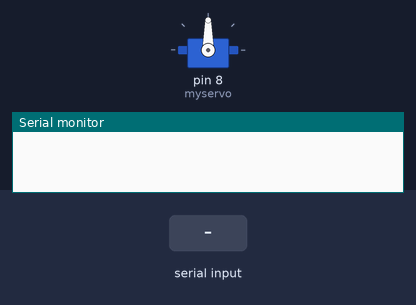
The sketch below on a simulated Arduino Uno, built with avr-gcc and run on an emulated ATmega328P. Shown: servo, the last lines printed to the serial monitor. The inputs (shaded band) are chosen by the test bench.

Above: at 1.2 s.
1.3 s: "90,45\n" received over the second serial link
At 1.7 s:
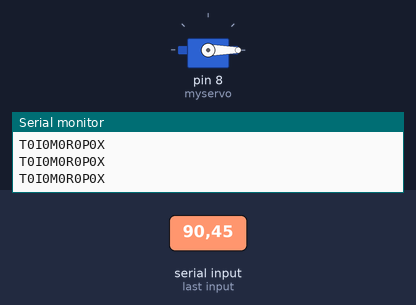
2.8 s: "90,45\n" received over Serial
4.4 s: "30,150\n" received over the second serial link
Timing chart, 0 to 7.4 s (numbered marks = the images above; inputs shaded):
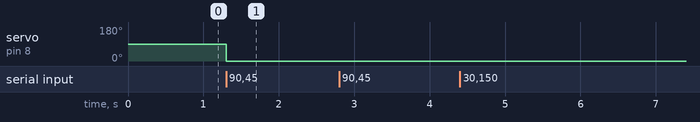

The sketch:

HC12_servoRecieve.ino
```cpp
#include <SoftwareSerial.h>
#include <Servo.h>

SoftwareSerial hc12Serial(2, 3); // RX, TX
Servo myservo;

String src_msg = "T0I0M0R0P0X";

int msgThumb = 0;
int msgIndex = 0;
int msgMiddle = 0;
int msgRing = 0;
int msgPinky = 0;

int Thumb;
int Index;
int Middle;
int Ring;
int Pinky;

void setup()
{
  Serial.begin(9600);
  hc12Serial.begin(9600);

  myservo.attach(8);
}

void loop()
{


  if (hc12Serial.available())
  {
    Serial.println(src_msg);

    Thumb = map(msgThumb, 40, 120, 0, 180);
    Index = map(msgIndex, 0, 25, 0, 180);
    Middle = map(msgMiddle, 20, 120, 0, 180);
    Ring = map(msgRing, 0, 120, 0, 180);
    Pinky = map(msgPinky, 0, 75, 0, 180);

    myservo.write(Index);
  }
  delay(5); //for stability
}


//--------- Serial Event Handling ---------//


void serialEvent()
{
  if (hc12Serial.available() > 0)
  {
    char inChar = (char)hc12Serial.read();
    if (inChar != 'X')
    {
      src_msg += inChar;
    }


    if (inChar == 'X')
    { //incoming string =  T # I # M # R # P # X

      src_msg += inChar;

      msgThumb = getSrcValue(src_msg, 'T', 'I');

      msgIndex =   getSrcValue(src_msg, 'I', 'M');

      msgMiddle = getSrcValue(src_msg, 'M', 'R');

      msgRing = getSrcValue(src_msg, 'R', 'P');

      msgPinky = getSrcValue(src_msg , 'P', 'X');

      src_msg = ""; //clear string awaiting next command
    }

  }
}


int getSrcValue(String src_msg, char c1, char c2)
{
  int c1_pose = src_msg.indexOf(c1);
  int c2_pose = src_msg.indexOf(c2);

  //ERROR HANDLING---------------------
  if (c1_pose > c2_pose)
  {
    int temp = c1_pose;
    c1_pose = c2_pose;
    c2_pose = temp;
  }
  if (c1_pose == -1 || c2_pose == -1)
  {
    return -1;
  }
  //-----------------------------------

  String res = src_msg.substring(c1_pose + 1, c2_pose);
  return atoi(res.c_str());

}
```

Measured:
- after the input at 1.3 s, servo on pin 8 (myservo): 90° → 0° at once
